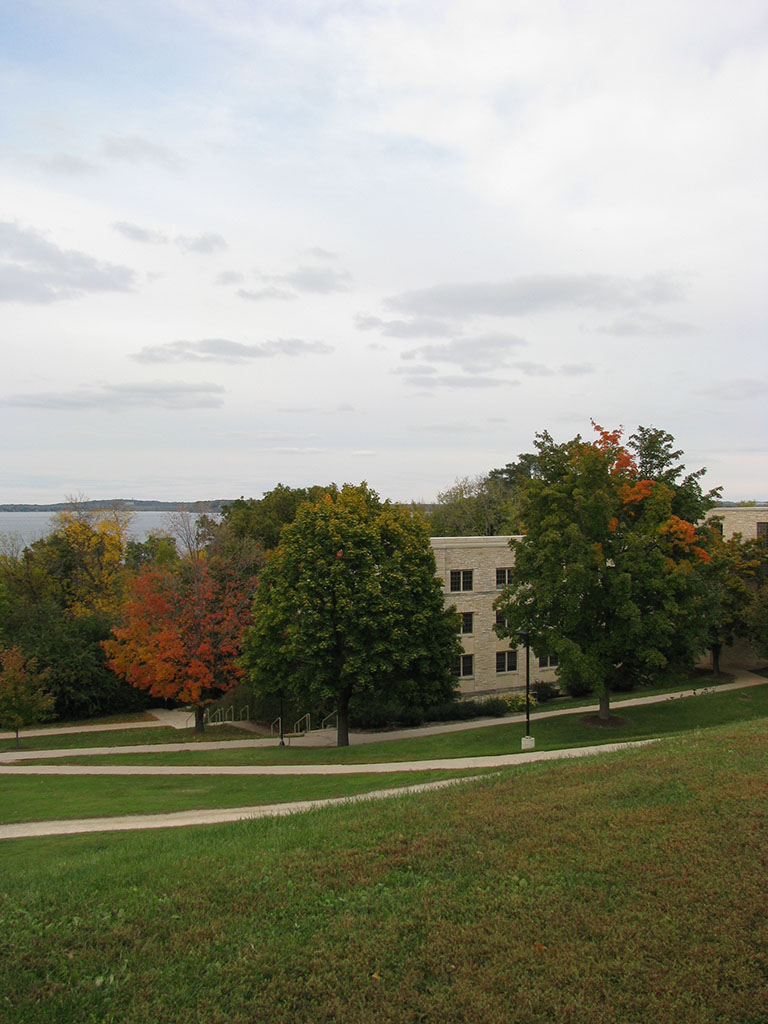
#> input picture Proyecto final/images/img_1.jpg, 768 x 1024 px
$ python proyecto_final.py
#> lines starting #> are read from the running program, lines starting #| are printed output that depends on the picture
# -*- coding: utf-8 -*-
"""

Francisco Javier Caracuel Beltrán

VC - Visión por Computador

4º - GII - CSI - ETSIIT - UGR

Curso 2017/2018

Proyecto final - 7 - Implementar la creación de panoramas lineales con
proyección rectangular y mezcla de colores usando el algoritmo de Burt-Adelson

"""

import cv2
import numpy as np
import copy
import math
import random
from matplotlib import pyplot as plt
from matplotlib import image as mpimg

################################################################################
# Configuración general
#

# Ruta hacia las imágenes
path = "images/"

# Título para las imágenes
img_title = ""

# Número de columnas que tendrá la tabla con la salida de las imágenes
num_cols = 3

# Esquema de color que se utiliza por defecto para convertir las imágenes
cmap = cv2.COLOR_RGB2GRAY

# Se indica que se muestren la longitud completa de las matrices
np.set_printoptions(threshold=np.nan)

# Se inicializa SIFT
orb = cv2.ORB_create()
sift = cv2.xfeatures2d.SIFT_create()

#
################################################################################

################################################################################
# Utils
#

# [1065 lines left out: functions set_c_map, show_images, power_two, next_power_two, convolution_c, convolution_d and 18 more, not called in this run]

#
################################################################################

################################################################################
# Ejecuciones
#

# En caso de utilizar este fichero de manera externa para el uso de sus
# funciones no se ejecutará ningún código
if __name__ == "__main__":

    # Se insertan los ejercicios que se quieren ejecutar
    ex = list()

    # Ejecución del proyecto:
    ex.append(1)

    # Ejecución de la prueba del algoritmo Burt-Adelson
    #ex.append(2)

    # Listas para la visualización de las imágenes
    imgs = []
    imgs_title = []

    # Se cargan las imágenes
    img1 = mpimg.imread(path+'img_1.jpg')
#> img1 is the input picture: shape (1024, 768, 3); mean R, G, B 144.9, 145.8, 129.9
    img2 = mpimg.imread(path+'img_2.jpg')
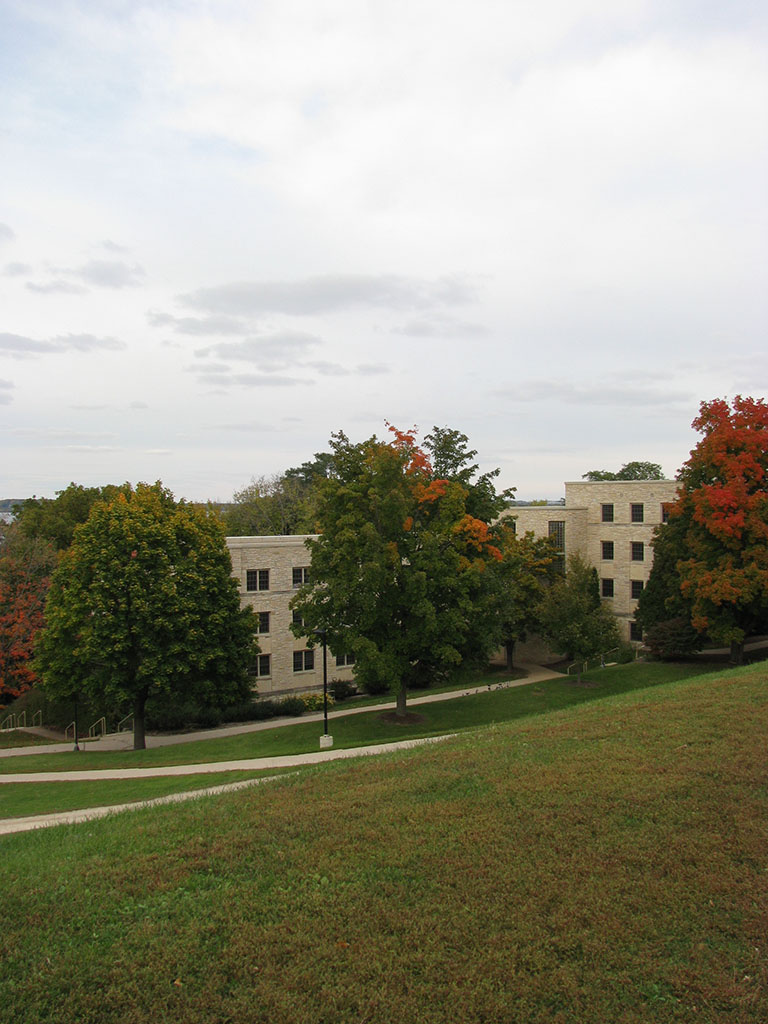
#> input picture Proyecto final/images/img_2.jpg, 768 x 1024 px
#> img2 is the input picture: shape (1024, 768, 3); mean R, G, B 147, 146.1, 128.9
    img3 = mpimg.imread(path+'img_3.jpg')
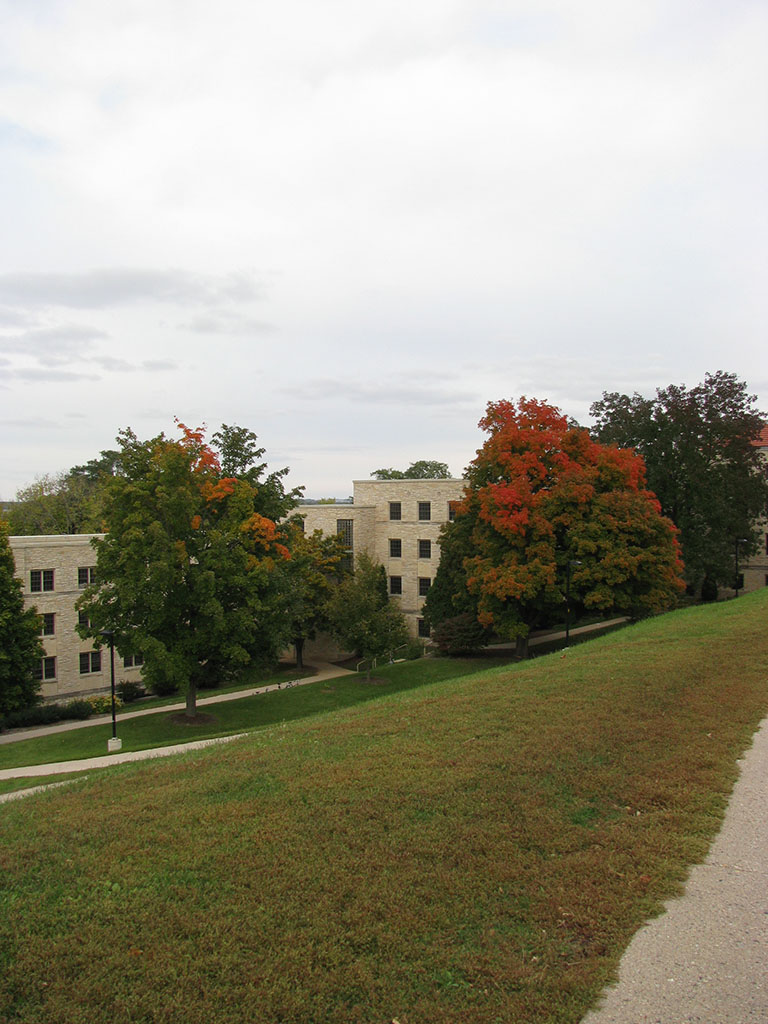
#> input picture Proyecto final/images/img_3.jpg, 768 x 1024 px
#> img3 is the input picture: shape (1024, 768, 3); mean R, G, B 150.4, 147.1, 128.8
    img4 = mpimg.imread(path+'img_4.jpg')
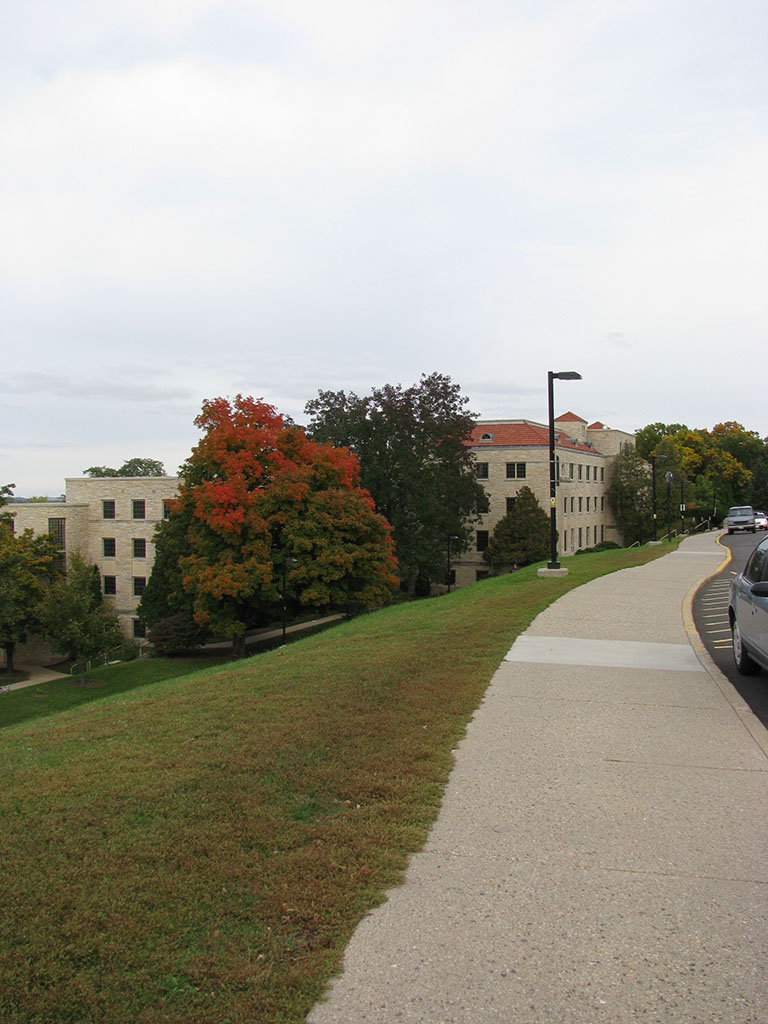
#> input picture Proyecto final/images/img_4.jpg, 768 x 1024 px
#> img4 is the input picture: shape (1024, 768, 3); mean R, G, B 160.1, 157, 144.1
    img5 = mpimg.imread(path+'img_5.jpg')
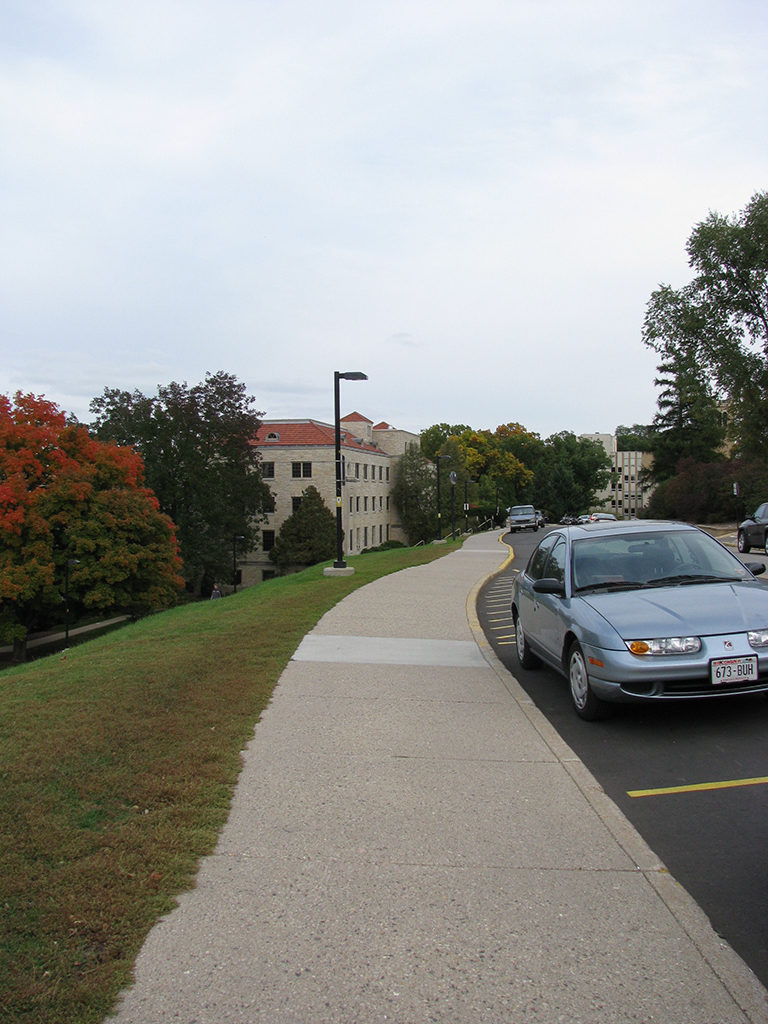
#> input picture Proyecto final/images/img_5.jpg, 768 x 1024 px
#> img5 is the input picture: shape (1024, 768, 3); mean R, G, B 148.8, 149.7, 145.6
    img6 = mpimg.imread(path+'img_6.jpg')
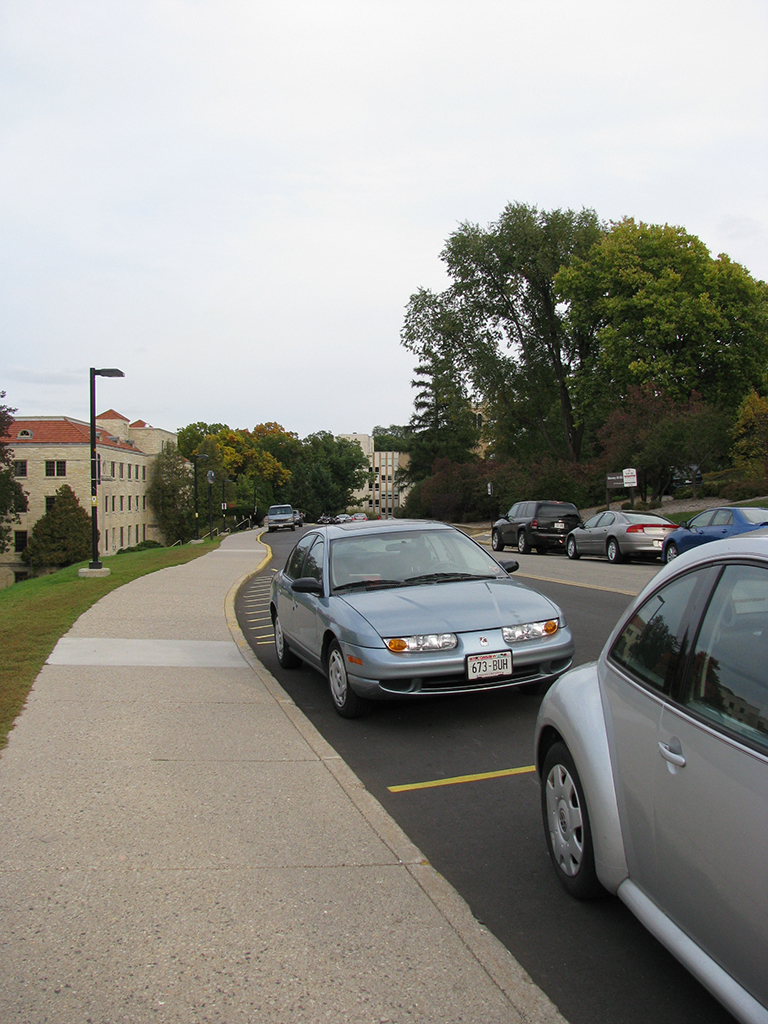
#> input picture Proyecto final/images/img_6.jpg, 768 x 1024 px
#> img6 is the input picture: shape (1024, 768, 3); mean R, G, B 147.5, 146.7, 140.4
#> (the run stopped early here; a loop or call above may not have finished)
